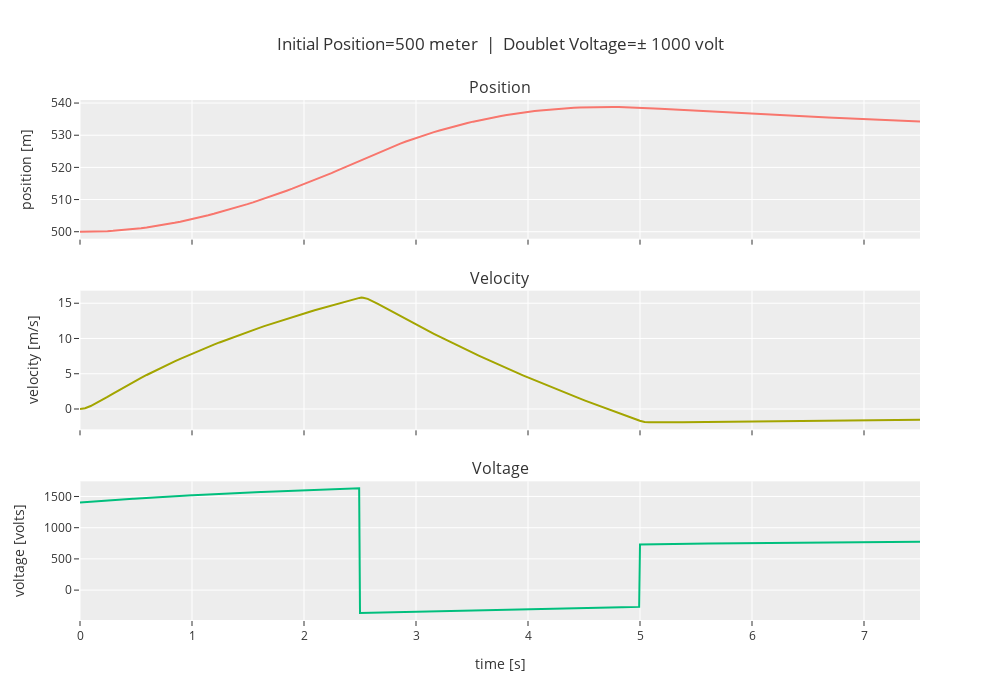

Notebook source saved alongside this figure:
### Code cell
nonlinear_analysis(x_far, doublet_magnitude=v_far)

### Figure 1 — Plotly figure (JSON) as saved in the notebook; plotly's stock layout.template omitted (floating-point values rounded to 4 significant figures; data arrays with more than 128 entries replaced by an {"elided": "..."} marker saying what was removed)
{"data": [{"type": "scatter", "x": {"elided": "159 float values"}, "xaxis": "x", "y": {"elided": "159 float values"}, "yaxis": "y"}, {"type": "scatter", "x": {"elided": "159 float values"}, "xaxis": "x2", "y": {"elided": "159 float values"}, "yaxis": "y2"}, {"type": "scatter", "x": {"elided": "1000 float values"}, "xaxis": "x3", "y": {"elided": "1000 float values"}, "yaxis": "y3"}], "layout": {"annotations": [{"font": {"size": 16}, "showarrow": false, "text": "Position", "x": 0.5, "xanchor": "center", "xref": "paper", "y": 1, "yanchor": "bottom", "yref": "paper"}, {"font": {"size": 16}, "showarrow": false, "text": "Velocity", "x": 0.5, "xanchor": "center", "xref": "paper", "y": 0.6333, "yanchor": "bottom", "yref": "paper"}, {"font": {"size": 16}, "showarrow": false, "text": "Voltage", "x": 0.5, "xanchor": "center", "xref": "paper", "y": 0.2667, "yanchor": "bottom", "yref": "paper"}], "height": 700, "showlegend": false, "title": {"text": "Initial Position=500 meter  |  Doublet Voltage=± 1000 volt"}, "width": 1000, "xaxis": {"anchor": "y", "autorange": true, "domain": [0, 1], "matches": "x3", "range": [0, 7.5], "showticklabels": false, "type": "linear"}, "xaxis2": {"anchor": "y2", "autorange": true, "domain": [0, 1], "matches": "x3", "range": [0, 7.5], "showticklabels": false, "type": "linear"}, "xaxis3": {"anchor": "y3", "autorange": true, "domain": [0, 1], "range": [0, 7.5], "title": {"text": "time [s]"}, "type": "linear"}, "yaxis": {"anchor": "x", "autorange": true, "domain": [0.7333, 1], "range": [497.8, 540.9], "title": {"text": "position [m]"}, "type": "linear"}, "yaxis2": {"anchor": "x2", "autorange": true, "domain": [0.3667, 0.6333], "range": [-2.885, 16.78], "title": {"text": "velocity [m/s]"}, "type": "linear"}, "yaxis3": {"anchor": "x3", "autorange": true, "domain": [0, 0.2667], "range": [-478.9, 1743.0], "title": {"text": "voltage [volts]"}, "type": "linear"}}}
